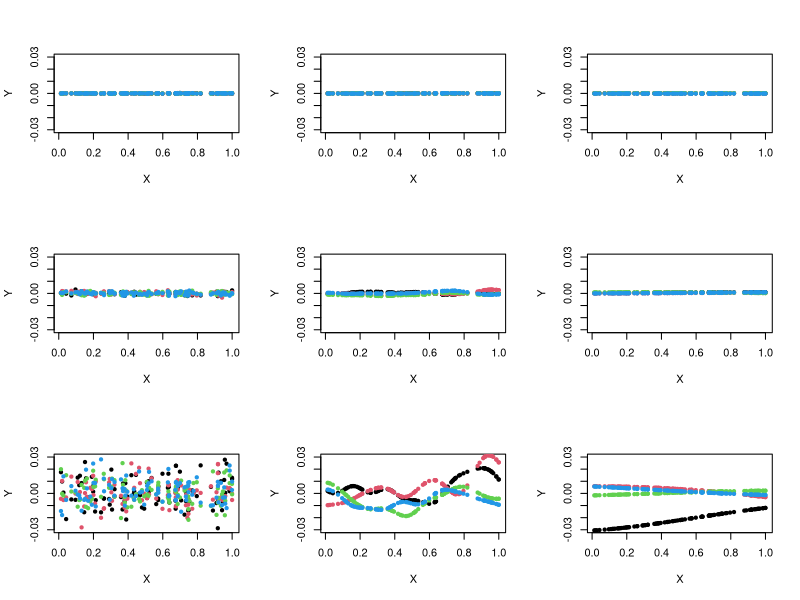
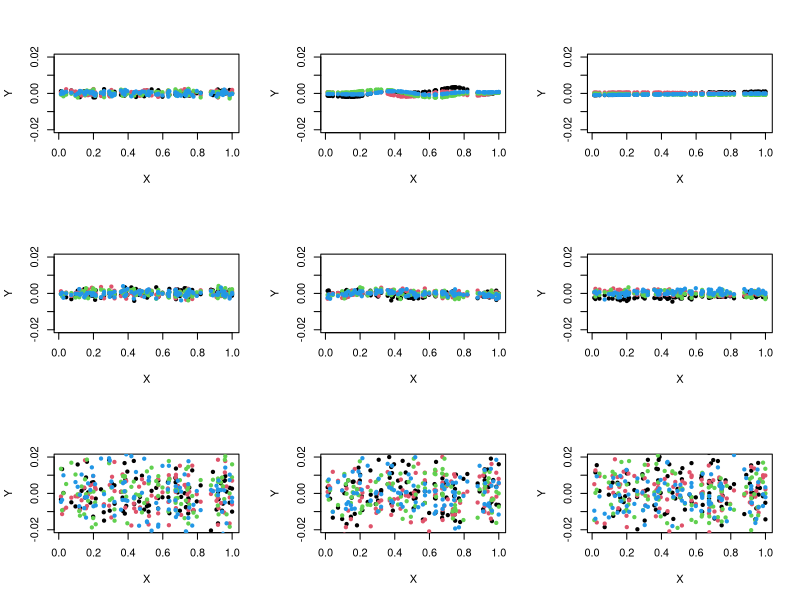
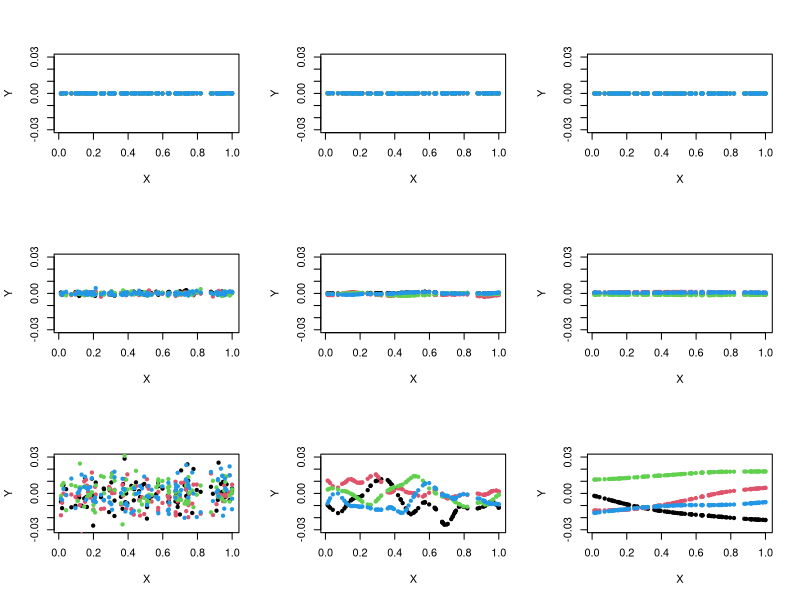
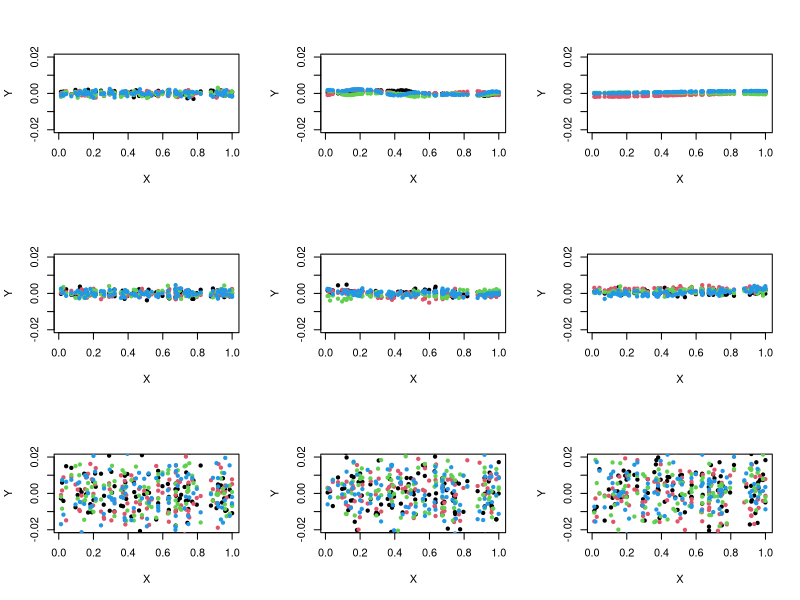

R code for these plots, in order:
library(MASS)

# Squared Exponential

sqexp.cov <- function(tau1,tau2,b,x){
	temp <- rep(x,length(x))
	dist <- abs(matrix(temp,length(x),length(x))-matrix(temp,length(x),length(x),byrow=TRUE))	
	cov  <- (tau1^2)*exp(-(1/2)*(dist/b)^2)+diag(rep(tau2^2,length(x)))
	cov
} 

# Matern

matern52.cov <- function(tau1,tau2,b,x){
	temp <- rep(x,length(x))
	dist <- abs(matrix(temp,length(x),length(x))-matrix(temp,length(x),length(x),byrow=TRUE))	
	cov  <- (tau1^2)*(1 + sqrt(5)*dist/b + 5*(dist^2)/(3*b^2))*exp(-(sqrt(5)*dist/b)) + diag(rep(tau2^2,length(x)))
	cov	
}


X <- runif(100)

par(mfrow=c(3,3))

# Constant Tau2

# Row

plot(X,mvrnorm(1,rep(0,length(X)),sqexp.cov(0.0001,0.000001,0.001,X)),ylab='Y',ylim=c(-0.03,0.03),pch=20)
for (i in 2:4){
points(X,mvrnorm(1,rep(0,length(X)),sqexp.cov(0.0001,0.000001,0.001,X)),col=i,pch=20)}

plot(X,mvrnorm(1,rep(0,length(X)),sqexp.cov(0.0001,0.000001,0.1,X)),ylab='Y',ylim=c(-0.03,0.03),pch=20)
for (i in 2:4){
points(X,mvrnorm(1,rep(0,length(X)),sqexp.cov(0.0001,0.000001,0.1,X)),col=i,pch=20)}

plot(X,mvrnorm(1,rep(0,length(X)),sqexp.cov(0.0001,0.000001,1,X)),ylab='Y',ylim=c(-0.03,0.03),pch=20)
for (i in 2:4){
points(X,mvrnorm(1,rep(0,length(X)),sqexp.cov(0.0001,0.000001,1,X)),col=i,pch=20)}

# Row

plot(X,mvrnorm(1,rep(0,length(X)),sqexp.cov(0.001,0.000001,0.001,X)),ylab='Y',ylim=c(-0.03,0.03),pch=20)
for (i in 2:4){
points(X,mvrnorm(1,rep(0,length(X)),sqexp.cov(0.001,0.000001,0.001,X)),col=i,pch=20)}

plot(X,mvrnorm(1,rep(0,length(X)),sqexp.cov(0.001,0.000001,0.1,X)),ylab='Y',ylim=c(-0.03,0.03),pch=20)
for (i in 2:4){
points(X,mvrnorm(1,rep(0,length(X)),sqexp.cov(0.001,0.000001,0.1,X)),col=i,pch=20)}

plot(X,mvrnorm(1,rep(0,length(X)),sqexp.cov(0.001,0.000001,1,X)),ylab='Y',ylim=c(-0.03,0.03),pch=20)
for (i in 2:4){
points(X,mvrnorm(1,rep(0,length(X)),sqexp.cov(0.001,0.000001,1,X)),col=i,pch=20)}

# Row

plot(X,mvrnorm(1,rep(0,length(X)),sqexp.cov(0.01,0.000001,0.001,X)),ylab='Y',ylim=c(-0.03,0.03),pch=20)
for (i in 2:4){
points(X,mvrnorm(1,rep(0,length(X)),sqexp.cov(0.01,0.000001,0.001,X)),col=i,pch=20)}

plot(X,mvrnorm(1,rep(0,length(X)),sqexp.cov(0.01,0.000001,0.1,X)),ylab='Y',ylim=c(-0.03,0.03),pch=20)
for (i in 2:4){
points(X,mvrnorm(1,rep(0,length(X)),sqexp.cov(0.01,0.000001,0.1,X)),col=i,pch=20)}

plot(X,mvrnorm(1,rep(0,length(X)),sqexp.cov(0.01,0.000001,1,X)),ylab='Y',ylim=c(-0.03,0.03),pch=20)
for (i in 2:4){
points(X,mvrnorm(1,rep(0,length(X)),sqexp.cov(0.01,0.000001,1,X)),col=i,pch=20)}


# Constant Tau1

# Row

plot(X,mvrnorm(1,rep(0,length(X)),sqexp.cov(0.001,0.000001,0.001,X)),ylab='Y',ylim=c(-0.02,0.02),pch=20)
for (i in 2:4){
points(X,mvrnorm(1,rep(0,length(X)),sqexp.cov(0.001,0.000001,0.001,X)),col=i,pch=20)}

plot(X,mvrnorm(1,rep(0,length(X)),sqexp.cov(0.001,0.000001,0.1,X)),ylab='Y',ylim=c(-0.02,0.02),pch=20)
for (i in 2:4){
points(X,mvrnorm(1,rep(0,length(X)),sqexp.cov(0.001,0.000001,0.1,X)),col=i,pch=20)}

plot(X,mvrnorm(1,rep(0,length(X)),sqexp.cov(0.001,0.000001,1,X)),ylab='Y',ylim=c(-0.02,0.02),pch=20)
for (i in 2:4){
points(X,mvrnorm(1,rep(0,length(X)),sqexp.cov(0.001,0.000001,1,X)),col=i,pch=20)}

# Row

plot(X,mvrnorm(1,rep(0,length(X)),sqexp.cov(0.001,0.001,0.001,X)),ylab='Y',ylim=c(-0.02,0.02),pch=20)
for (i in 2:4){
points(X,mvrnorm(1,rep(0,length(X)),sqexp.cov(0.001,0.001,0.001,X)),col=i,pch=20)}

plot(X,mvrnorm(1,rep(0,length(X)),sqexp.cov(0.001,0.001,0.1,X)),ylab='Y',ylim=c(-0.02,0.02),pch=20)
for (i in 2:4){
points(X,mvrnorm(1,rep(0,length(X)),sqexp.cov(0.001,0.001,0.1,X)),col=i,pch=20)}

plot(X,mvrnorm(1,rep(0,length(X)),sqexp.cov(0.001,0.001,1,X)),ylab='Y',ylim=c(-0.02,0.02),pch=20)
for (i in 2:4){
points(X,mvrnorm(1,rep(0,length(X)),sqexp.cov(0.001,0.001,1,X)),col=i,pch=20)}

# Row

plot(X,mvrnorm(1,rep(0,length(X)),sqexp.cov(0.001,0.01,0.001,X)),ylab='Y',ylim=c(-0.02,0.02),pch=20)
for (i in 2:4){
points(X,mvrnorm(1,rep(0,length(X)),sqexp.cov(0.001,0.01,0.001,X)),col=i,pch=20)}

plot(X,mvrnorm(1,rep(0,length(X)),sqexp.cov(0.001,0.01,0.1,X)),ylab='Y',ylim=c(-0.02,0.02),pch=20)
for (i in 2:4){
points(X,mvrnorm(1,rep(0,length(X)),sqexp.cov(0.001,0.01,0.1,X)),col=i,pch=20)}

plot(X,mvrnorm(1,rep(0,length(X)),sqexp.cov(0.001,0.01,1,X)),ylab='Y',ylim=c(-0.02,0.02),pch=20)
for (i in 2:4){
points(X,mvrnorm(1,rep(0,length(X)),sqexp.cov(0.001,0.01,1,X)),col=i,pch=20)}

############## Matern ################

# Constant Tau2

# Row

plot(X,mvrnorm(1,rep(0,length(X)),matern52.cov(0.0001,0.000001,0.001,X)),ylab='Y',ylim=c(-0.03,0.03),pch=20)
for (i in 2:4){
points(X,mvrnorm(1,rep(0,length(X)),matern52.cov(0.0001,0.000001,0.001,X)),col=i,pch=20)}

plot(X,mvrnorm(1,rep(0,length(X)),matern52.cov(0.0001,0.000001,0.1,X)),ylab='Y',ylim=c(-0.03,0.03),pch=20)
for (i in 2:4){
points(X,mvrnorm(1,rep(0,length(X)),matern52.cov(0.0001,0.000001,0.1,X)),col=i,pch=20)}

plot(X,mvrnorm(1,rep(0,length(X)),matern52.cov(0.0001,0.000001,1,X)),ylab='Y',ylim=c(-0.03,0.03),pch=20)
for (i in 2:4){
points(X,mvrnorm(1,rep(0,length(X)),matern52.cov(0.0001,0.000001,1,X)),col=i,pch=20)}

# Row

plot(X,mvrnorm(1,rep(0,length(X)),matern52.cov(0.001,0.000001,0.001,X)),ylab='Y',ylim=c(-0.03,0.03),pch=20)
for (i in 2:4){
points(X,mvrnorm(1,rep(0,length(X)),matern52.cov(0.001,0.000001,0.001,X)),col=i,pch=20)}

plot(X,mvrnorm(1,rep(0,length(X)),matern52.cov(0.001,0.000001,0.1,X)),ylab='Y',ylim=c(-0.03,0.03),pch=20)
for (i in 2:4){
points(X,mvrnorm(1,rep(0,length(X)),matern52.cov(0.001,0.000001,0.1,X)),col=i,pch=20)}

plot(X,mvrnorm(1,rep(0,length(X)),matern52.cov(0.001,0.000001,1,X)),ylab='Y',ylim=c(-0.03,0.03),pch=20)
for (i in 2:4){
points(X,mvrnorm(1,rep(0,length(X)),matern52.cov(0.001,0.000001,1,X)),col=i,pch=20)}

# Row

plot(X,mvrnorm(1,rep(0,length(X)),matern52.cov(0.01,0.000001,0.001,X)),ylab='Y',ylim=c(-0.03,0.03),pch=20)
for (i in 2:4){
points(X,mvrnorm(1,rep(0,length(X)),matern52.cov(0.01,0.000001,0.001,X)),col=i,pch=20)}

plot(X,mvrnorm(1,rep(0,length(X)),matern52.cov(0.01,0.000001,0.1,X)),ylab='Y',ylim=c(-0.03,0.03),pch=20)
for (i in 2:4){
points(X,mvrnorm(1,rep(0,length(X)),matern52.cov(0.01,0.000001,0.1,X)),col=i,pch=20)}

plot(X,mvrnorm(1,rep(0,length(X)),matern52.cov(0.01,0.000001,1,X)),ylab='Y',ylim=c(-0.03,0.03),pch=20)
for (i in 2:4){
points(X,mvrnorm(1,rep(0,length(X)),matern52.cov(0.01,0.000001,1,X)),col=i,pch=20)}


# Constant Tau1

# Row

plot(X,mvrnorm(1,rep(0,length(X)),matern52.cov(0.001,0.000001,0.001,X)),ylab='Y',ylim=c(-0.02,0.02),pch=20)
for (i in 2:4){
points(X,mvrnorm(1,rep(0,length(X)),matern52.cov(0.001,0.000001,0.001,X)),col=i,pch=20)}

plot(X,mvrnorm(1,rep(0,length(X)),matern52.cov(0.001,0.000001,0.1,X)),ylab='Y',ylim=c(-0.02,0.02),pch=20)
for (i in 2:4){
points(X,mvrnorm(1,rep(0,length(X)),matern52.cov(0.001,0.000001,0.1,X)),col=i,pch=20)}

plot(X,mvrnorm(1,rep(0,length(X)),matern52.cov(0.001,0.000001,1,X)),ylab='Y',ylim=c(-0.02,0.02),pch=20)
for (i in 2:4){
points(X,mvrnorm(1,rep(0,length(X)),matern52.cov(0.001,0.000001,1,X)),col=i,pch=20)}

# Row

plot(X,mvrnorm(1,rep(0,length(X)),matern52.cov(0.001,0.001,0.001,X)),ylab='Y',ylim=c(-0.02,0.02),pch=20)
for (i in 2:4){
points(X,mvrnorm(1,rep(0,length(X)),matern52.cov(0.001,0.001,0.001,X)),col=i,pch=20)}

plot(X,mvrnorm(1,rep(0,length(X)),matern52.cov(0.001,0.001,0.1,X)),ylab='Y',ylim=c(-0.02,0.02),pch=20)
for (i in 2:4){
points(X,mvrnorm(1,rep(0,length(X)),matern52.cov(0.001,0.001,0.1,X)),col=i,pch=20)}

plot(X,mvrnorm(1,rep(0,length(X)),matern52.cov(0.001,0.001,1,X)),ylab='Y',ylim=c(-0.02,0.02),pch=20)
for (i in 2:4){
points(X,mvrnorm(1,rep(0,length(X)),matern52.cov(0.001,0.001,1,X)),col=i,pch=20)}

# Row

plot(X,mvrnorm(1,rep(0,length(X)),matern52.cov(0.001,0.01,0.001,X)),ylab='Y',ylim=c(-0.02,0.02),pch=20)
for (i in 2:4){
points(X,mvrnorm(1,rep(0,length(X)),matern52.cov(0.001,0.01,0.001,X)),col=i,pch=20)}

plot(X,mvrnorm(1,rep(0,length(X)),matern52.cov(0.001,0.01,0.1,X)),ylab='Y',ylim=c(-0.02,0.02),pch=20)
for (i in 2:4){
points(X,mvrnorm(1,rep(0,length(X)),matern52.cov(0.001,0.01,0.1,X)),col=i,pch=20)}

plot(X,mvrnorm(1,rep(0,length(X)),matern52.cov(0.001,0.01,1,X)),ylab='Y',ylim=c(-0.02,0.02),pch=20)
for (i in 2:4){
points(X,mvrnorm(1,rep(0,length(X)),matern52.cov(0.001,0.01,1,X)),col=i,pch=20)}


